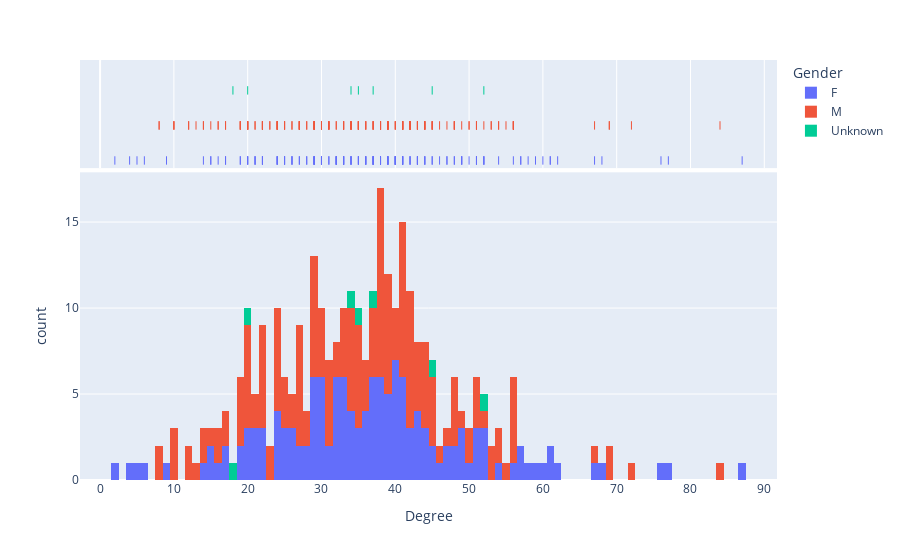

This figure's notebook cell:
### Code cell
import plotly.express as px
fig = px.histogram(df, x="Degree", color="Gender", marginal="rug",nbins=100, hover_data=df.columns)
fig.show()

### Figure 1 — Plotly figure (JSON) as saved in the notebook; plotly's stock layout.template omitted (floating-point values rounded to 4 significant figures; data arrays with more than 128 entries replaced by an {"elided": "..."} marker saying what was removed)
{"data": [{"alignmentgroup": "True", "bingroup": "x", "hovertemplate": "Gender=F<br>Degree=%{x}<br>count=%{y}<extra></extra>", "legendgroup": "F", "marker": {"color": "#636efa", "pattern": {"shape": ""}}, "name": "F", "nbinsx": 100, "offsetgroup": "F", "orientation": "v", "showlegend": true, "type": "histogram", "x": {"elided": "146 int values"}, "xaxis": "x", "yaxis": "y"}, {"alignmentgroup": "True", "boxpoints": "all", "customdata": {"elided": "146x7 mixed values"}, "fillcolor": "rgba(255,255,255,0)", "hoveron": "points", "hovertemplate": "Gender=%{customdata[2]}<br>Degree=%{x}<br>studentID=%{customdata[0]}<br>Class=%{customdata[1]}<br>Closeness=%{customdata[3]}<br>Betweenness=%{customdata[4]}<br>Eigenvector=%{customdata[5]}<br>PageRank=%{customdata[6]}<extra></extra>", "jitter": 0, "legendgroup": "F", "line": {"color": "rgba(255,255,255,0)"}, "marker": {"color": "#636efa", "symbol": "line-ns-open"}, "name": "F", "offsetgroup": "F", "showlegend": false, "type": "box", "x": {"elided": "146 int values"}, "xaxis": "x2", "yaxis": "y2"}, {"alignmentgroup": "True", "bingroup": "x", "hovertemplate": "Gender=M<br>Degree=%{x}<br>count=%{y}<extra></extra>", "legendgroup": "M", "marker": {"color": "#EF553B", "pattern": {"shape": ""}}, "name": "M", "nbinsx": 100, "offsetgroup": "M", "orientation": "v", "showlegend": true, "type": "histogram", "x": {"elided": "176 int values"}, "xaxis": "x", "yaxis": "y"}, {"alignmentgroup": "True", "boxpoints": "all", "customdata": {"elided": "176x7 mixed values"}, "fillcolor": "rgba(255,255,255,0)", "hoveron": "points", "hovertemplate": "Gender=%{customdata[2]}<br>Degree=%{x}<br>studentID=%{customdata[0]}<br>Class=%{customdata[1]}<br>Closeness=%{customdata[3]}<br>Betweenness=%{customdata[4]}<br>Eigenvector=%{customdata[5]}<br>PageRank=%{customdata[6]}<extra></extra>", "jitter": 0, "legendgroup": "M", "line": {"color": "rgba(255,255,255,0)"}, "marker": {"color": "#EF553B", "symbol": "line-ns-open"}, "name": "M", "offsetgroup": "M", "showlegend": false, "type": "box", "x": {"elided": "176 int values"}, "xaxis": "x2", "yaxis": "y2"}, {"alignmentgroup": "True", "bingroup": "x", "hovertemplate": "Gender=Unknown<br>Degree=%{x}<br>count=%{y}<extra></extra>", "legendgroup": "Unknown", "marker": {"color": "#00cc96", "pattern": {"shape": ""}}, "name": "Unknown", "nbinsx": 100, "offsetgroup": "Unknown", "orientation": "v", "showlegend": true, "type": "histogram", "x": [34, 45, 37, 35, 52, 18, 20], "xaxis": "x", "yaxis": "y"}, {"alignmentgroup": "True", "boxpoints": "all", "customdata": [[34, "MP", "Unknown", 0, 0, 6.174e-103, 0.0008514], [41, "MP", "Unknown", 0.009202, 0.0009144, 8.985e-98, 0.0008617], [243, "MP", "Unknown", 0.05954, 0.000634, 5.047e-71, 0.0009857], [420, "MP", "Unknown", 0.1323, 0.001998, 2.153e-49, 0.001078], [58, "PC*", "Unknown", 0.01534, 0.002096, 9.051e-98, 0.0009657], [209, "PC*", "Unknown", 0.06945, 0.0005264, 4.193e-68, 0.001078], [979, "2BIO2", "Unknown", 0.2525, 0.0001521, 5.443e-27, 0.003233]], "fillcolor": "rgba(255,255,255,0)", "hoveron": "points", "hovertemplate": "Gender=%{customdata[2]}<br>Degree=%{x}<br>studentID=%{customdata[0]}<br>Class=%{customdata[1]}<br>Closeness=%{customdata[3]}<br>Betweenness=%{customdata[4]}<br>Eigenvector=%{customdata[5]}<br>PageRank=%{customdata[6]}<extra></extra>", "jitter": 0, "legendgroup": "Unknown", "line": {"color": "rgba(255,255,255,0)"}, "marker": {"color": "#00cc96", "symbol": "line-ns-open"}, "name": "Unknown", "offsetgroup": "Unknown", "showlegend": false, "type": "box", "x": [34, 45, 37, 35, 52, 18, 20], "xaxis": "x2", "yaxis": "y2"}], "layout": {"autosize": true, "barmode": "relative", "legend": {"title": {"text": "Gender"}, "tracegroupgap": 0}, "margin": {"t": 60}, "xaxis": {"anchor": "y", "autorange": true, "domain": [0, 1], "range": [-2.722, 91.72], "title": {"text": "Degree"}, "type": "linear"}, "xaxis2": {"anchor": "y2", "autorange": true, "domain": [0, 1], "matches": "x", "range": [-2.722, 91.72], "showgrid": true, "showticklabels": false, "type": "linear"}, "yaxis": {"anchor": "x", "autorange": true, "domain": [0, 0.7326], "range": [0, 17.89], "title": {"text": "count"}}, "yaxis2": {"anchor": "x2", "autorange": true, "domain": [0.7426, 1], "matches": "y2", "range": [-0.6678, 2.5], "showgrid": false, "showline": false, "showticklabels": false, "ticks": "", "type": "category"}}}
